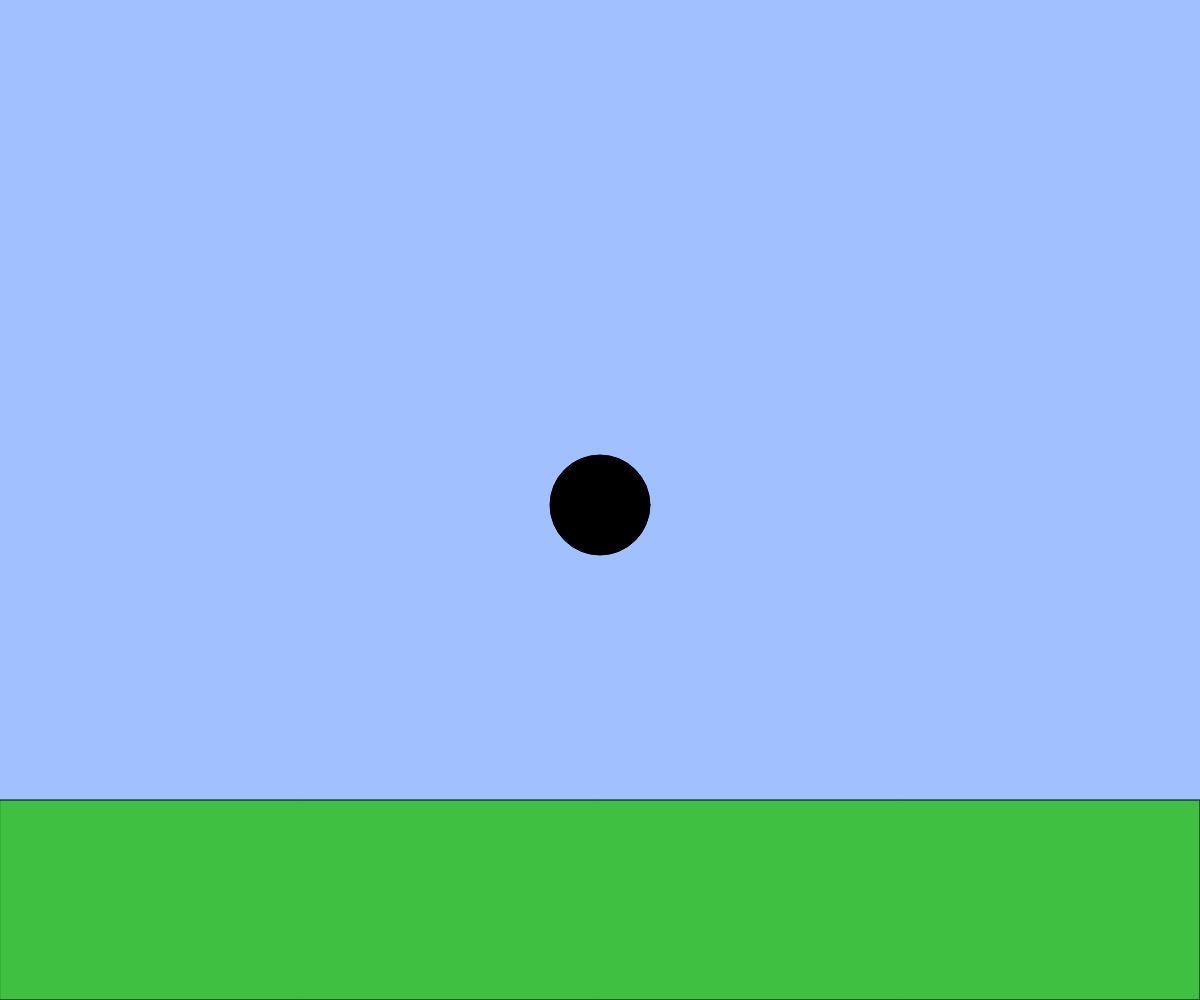
Frame 1 (no input)
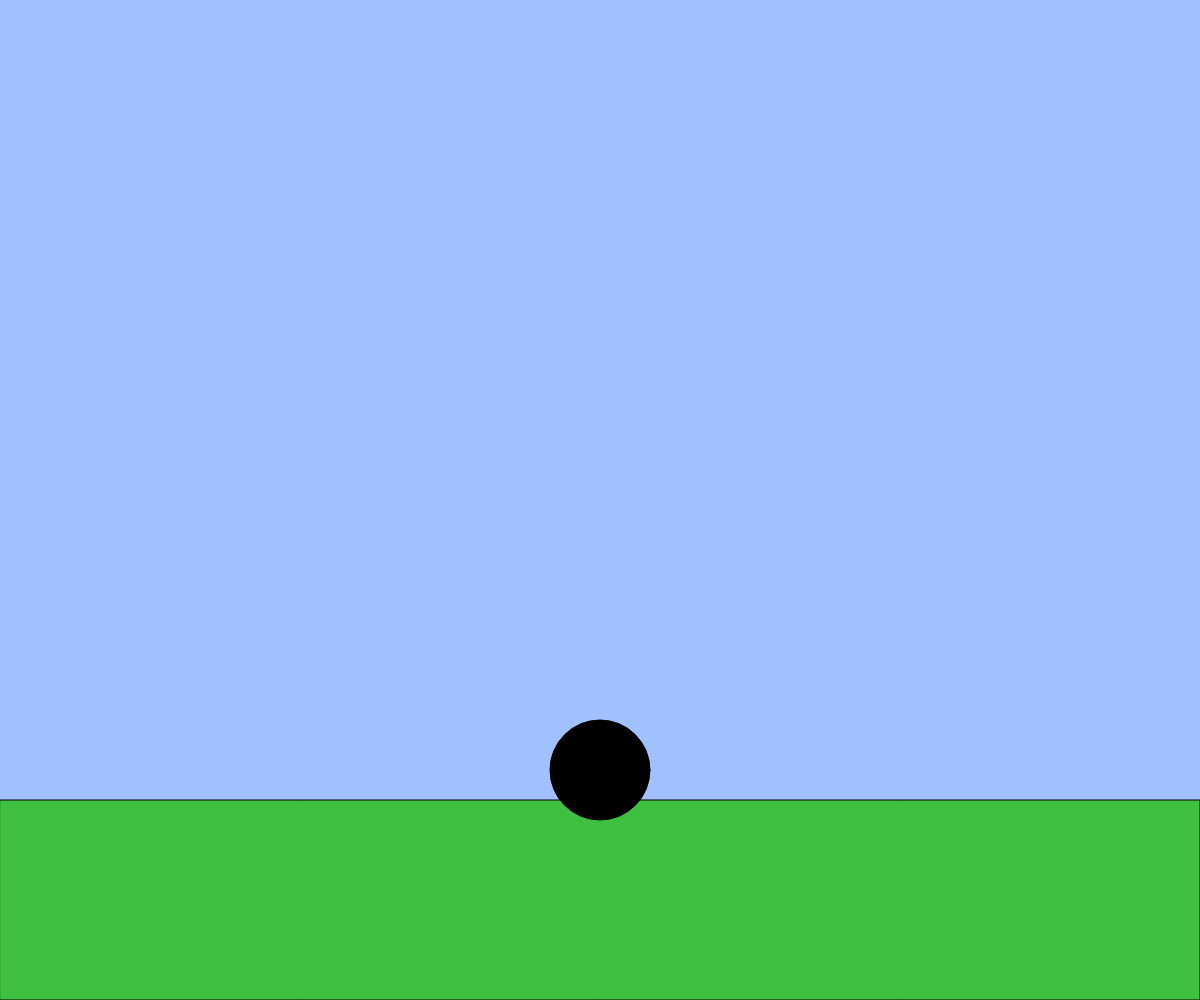
Frame 60 (no input)
Frame 120 (the mouse pressed at the canvas centre since frame 60): identical to frame 60, image omitted

The p5.js sketch that drew these frames (run headless with seeded random() and noise() and a simulated clock; from frame 60 on, the mouse is pressed at the canvas centre):

// p5.js sketch
// ── sketch.js
// 2D アニメーションゲームのようなインタラクション
let x, y;
let vx, vy;
let is_jump, jump_height;
const g = 5;

function setup(){
  createCanvas(windowWidth, windowHeight);
  x = width / 2;
  y = height / 2;
  jump_height = height /2
  vx = 0;
  vy = 0;
  is_jump = false;
}

function windowResized(){
  resizeCanvas(windowWidth, windowHeight);
}

function draw(){
  background(160, 192, 255);
  const size = height * 0.1; // キャラクターのサイズ

  // 地面を描く
  const groundY = height * 0.8;
  fill(64, 192, 64);
  rect(0, groundY, width, height - groundY);

  // BLANK[1] キャラクターの左右移動
  if(keyIsDown("S".charCodeAt(0))) {
    speed_up = 5;
  } else {
    speed_up = 0;
  }
  
  if(keyIsDown(RIGHT_ARROW)){ x += (5 + speed_up); }
  if(keyIsDown(LEFT_ARROW)){ x -= (5 + speed_up); }

  // BLANK[2] 重力とジャンプ
  if (!is_jump) {
    if (y <= groundY - size * 0.5) {
      vy += g
    } else {
      vy = 0
      // jump処理 
      if (keyIsDown(" ".charCodeAt(0))) {
        is_jump = true;
        vy -= 20;
      }
    }
  // jumpしている間は重力を無視
  } else if (y <= jump_height) {
    is_jump = false;
  }

  // 速くなりすぎないように制限
  vx = constrain(vx, -20, 20);
  vy = constrain(vy, -20, 20);

  // 位置を更新
  x += vx;
  y += vy;

  // キャラクターを描く
  fill(0);
  ellipse(x, y, size, size);
}
